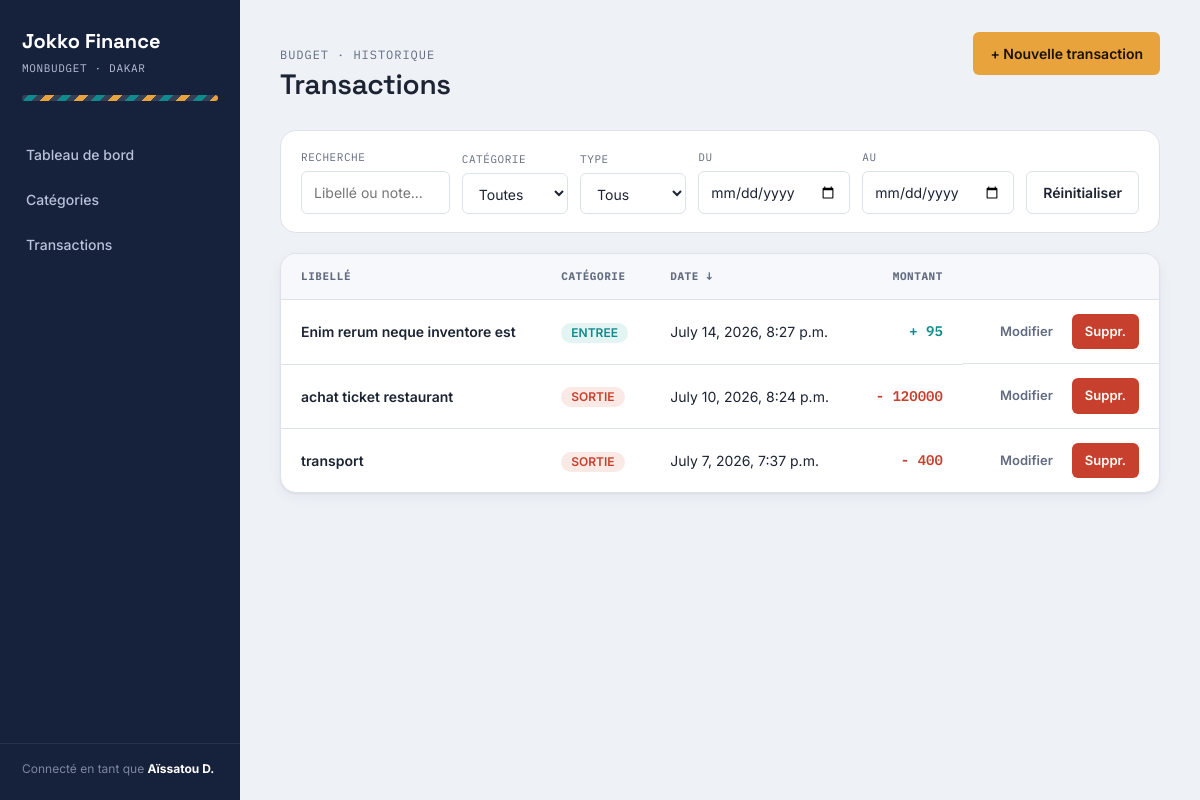
The page /transaction-list on the database as committed earlier.
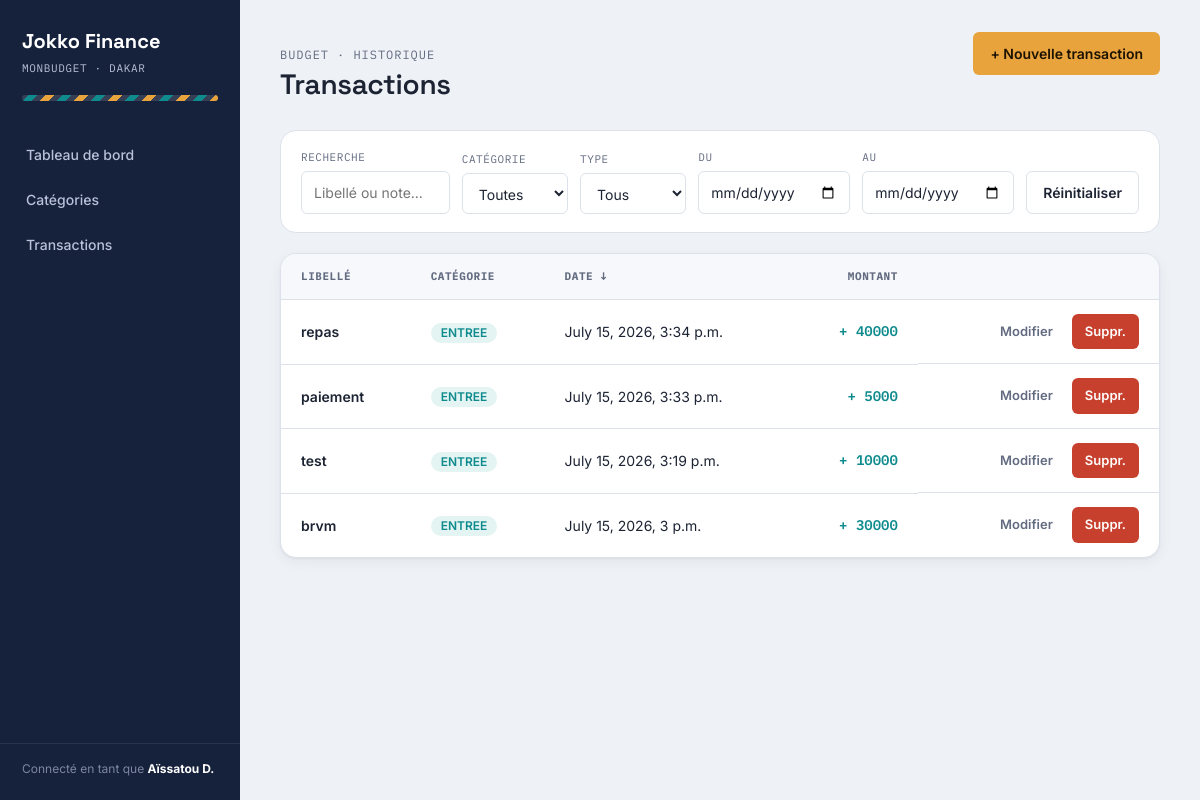
The same page on the database as committed later.
### transaction/models.py (models this page shows, shortened)
class Transaction(models.Model):
    TRANSACTION_TYPES = (
        ("IN","ENTREE"),
        ("EX","SORTIE")
    )
    label = models.CharField(max_length=30)
    description= models.TextField()
    amount = models.PositiveIntegerField()
    trx_type = models.CharField(max_length=2,choices=TRANSACTION_TYPES )
    trx_date = models.DateTimeField(auto_now_add=True)
    category = models.ForeignKey(to=Category, on_delete=models.CASCADE)
    created_at = models.DateTimeField(auto_now_add=True)
    updated_at = models.DateTimeField(auto_now=True)
    class Meta:
        verbose_name = "Transaction"
        verbose_name_plural = "Transactions"
        ordering = ['-trx_date']

### transaction/views.py (the view)
# urls.py: path("transaction-list", list_transactions, name="list-transactions"),
def list_transactions(request):
    list_of_transactions =  Transaction.objects.all()
    context = {
        "transactions": list_of_transactions
    }
    return render(request, "transaction/index.html", context)

### transaction/templates/transaction/index.html (shortened to what this page needs)
{% extends 'base.html' %}
{% load static %}
{% block main %}
<div class="app-topbar">
    <div>
        <span class="eyebrow">Budget · Historique</span>
        <h1>Transactions</h1>
    </div>
    <div class="app-topbar-actions">
        <a href="{% url 'create-transaction' %}" class="btn btn-primary">+ Nouvelle transaction</a>
    </div>
</div>
<form class="filter-bar" id="filter-form">
    <div class="field">
        <label for="search">Recherche</label>
        <input type="search" id="search" placeholder="Libellé ou note...">
    </div>
    <div class="field">
        <label for="filter-category">Catégorie</label>
        <select id="filter-category">
        <option value="">Toutes</option>
        </select>
    </div>
    <div class="field">
        <label for="filter-type">Type</label>
        <select id="filter-type">
        <option value="">Tous</option>
        </select>
    </div>
    <div class="field">
        <label for="date-from">Du</label>
        <input type="date" id="date-from">
    </div>
    <div class="field">
        <label for="date-to">Au</label>
        <input type="date" id="date-to">
    </div>
    <div class="field">
        <button type="button" class="btn btn-secondary btn-block" id="reset-filters">Réinitialiser</button>
    </div>
</form>
    <div class="table-wrap">
        <table>
          <thead>
            <tr>
              <th>Libellé</th>
              <th>Catégorie</th>
              <th>
                <a href="#" id="sort-date" style="color:inherit;">Date ↓</a>
              </th>
              <th style="text-align:right;">
                <a href="#" id="sort-amount" style="color:inherit;">Montant</a>
              </th>
              <th></th>
            </tr>
          </thead>
          <tbody id="transactions-body">
            {% for trx in transactions %}
                <tr>
                    <td data-label="Libellé" class="cell-label">
                        <a href="{% url 'update-transaction' trx.id %">{{ trx.label }}</a>
                    </td>
                    <td data-label="Catégorie">
                        {% if trx.trx_type == "IN" %}
                            <span class="badge badge-income">{{ trx.get_trx_type_display}} </span>
                        {% elif trx.trx_type == "EX" %}
                            <span class="badge badge-expense">{{ trx.get_trx_type_display}} </span>
                        {% else %}
                    </td>
                    <td data-label="Date">{{ trx.trx_date }}</td>
                    {% if trx.trx_type == "IN" %}
                        <td data-label="Montant" class="cell-amount positive">+ {{ trx.amount }}</td>
                    {% else %}
                        <td data-label="Montant" class="cell-amount negative">- {{ trx.amount }}</td>
                    {% endif %}
                    <td data-label="Actions" class="cell-actions">
                        <a href="{% url 'update-transaction' trx.id %}" class="btn btn-ghost btn-sm">Modifier</a>
                        <a class="btn btn-danger btn-sm" href="{% url 'delete-transaction' trx.id %}">Suppr.</a>
                    </td>
                </tr>
            {% endfor %}
          </tbody>
        </table>
    </div>
{% endblock main %}

Rows that differ between the two databases and show on the page:
removed Transaction: label "Enim rerum neque inventore est", trx_type "ENTREE", trx_date "July 14, 2026, 8:27 p.m.", amount "95"
removed Transaction: label "achat ticket restaurant", trx_type "SORTIE", trx_date "July 10, 2026, 8:24 p.m.", amount "120000"
removed Transaction: label "transport", trx_type "SORTIE", trx_date "July 7, 2026, 7:37 p.m.", amount "400"
added Transaction: label "repas", trx_type "ENTREE", trx_date "July 15, 2026, 3:34 p.m.", amount "40000"
added Transaction: label "paiement", trx_type "ENTREE", trx_date "July 15, 2026, 3:33 p.m.", amount "5000"
added Transaction: label "test", trx_type "ENTREE", trx_date "July 15, 2026, 3:19 p.m.", amount "10000"
added Transaction: label "brvm", trx_type "ENTREE", trx_date "July 15, 2026, 3 p.m.", amount "30000"
